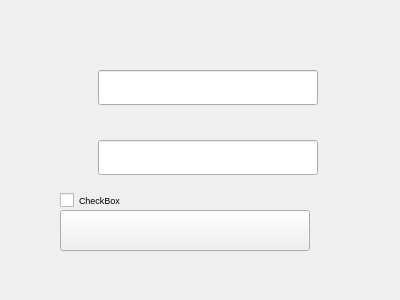
<?xml version="1.0" encoding="UTF-8"?>
<ui version="4.0">
 <class>Form</class>
 <widget class="QWidget" name="Form">
  <property name="geometry">
   <rect>
    <x>0</x>
    <y>0</y>
    <width>400</width>
    <height>300</height>
   </rect>
  </property>
  <property name="font">
   <font>
    <pointsize>7</pointsize>
   </font>
  </property>
  <property name="windowTitle">
   <string>Form</string>
  </property>
  <widget class="QPushButton" name="pushButton">
   <property name="geometry">
    <rect>
     <x>60</x>
     <y>210</y>
     <width>250</width>
     <height>41</height>
    </rect>
   </property>
  </widget>
  <widget class="QLineEdit" name="lineEdit">
   <property name="geometry">
    <rect>
     <x>98</x>
     <y>70</y>
     <width>220</width>
     <height>35</height>
    </rect>
   </property>
   <property name="font">
    <font>
     <pointsize>12</pointsize>
    </font>
   </property>
  </widget>
  <widget class="QLineEdit" name="lineEdit_2">
   <property name="geometry">
    <rect>
     <x>98</x>
     <y>140</y>
     <width>220</width>
     <height>35</height>
    </rect>
   </property>
   <property name="font">
    <font>
     <pointsize>12</pointsize>
    </font>
   </property>
  </widget>
   <widget class="QCheckBox" name="checkBox">
   <property name="geometry">
    <rect>
     <x>60</x>
     <y>190</y>
     <width>83</width>
     <height>20</height>
    </rect>
   </property>
   <property name="text">
    <string>CheckBox</string>
   </property>
  </widget>
 </widget>
 <resources/>
 <connections/>
</ui>
